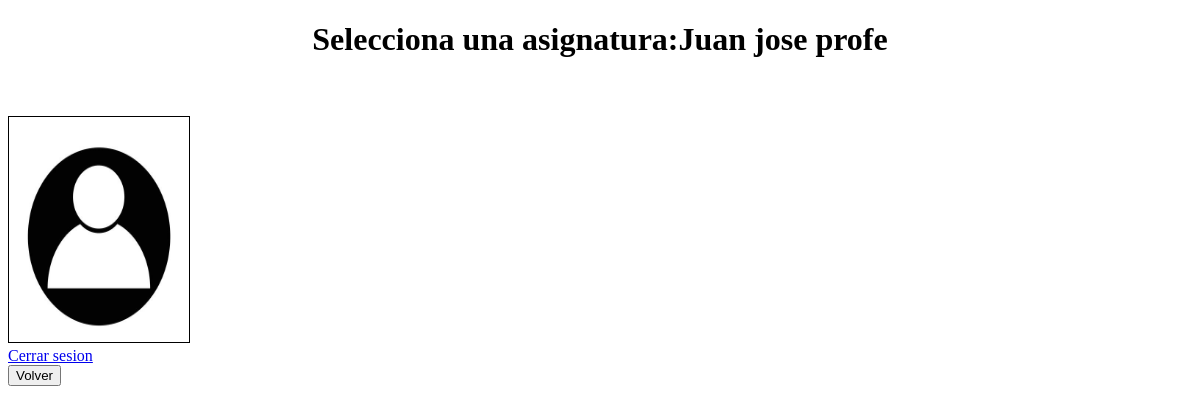
Before: /src/panelasignaturas.php (signed in) with the older database file.
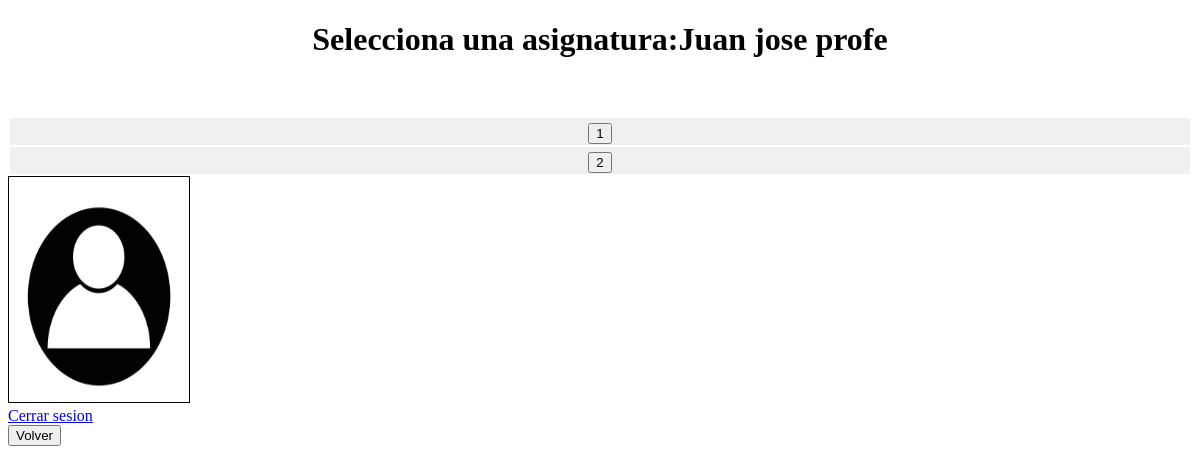
After: the same page with the newer database file.
### tables this page shows
CREATE TABLE IF NOT EXISTS `asignatura` (
  `IDASIG` int(20) NOT NULL AUTO_INCREMENT,
  `NOMBRE` varchar(30) NOT NULL,
  `CURSOASIG` int(20) NOT NULL,
  `GRADO` varchar(30) NOT NULL,
  PRIMARY KEY (`IDASIG`)
);

### src/panelasignaturas.php (the view, shortened to what this page needs)
<?php
    $nombresesion = $_SESSION['nombre'];
    $apellsesion = $_SESSION['apellidos'];
    $fotosesion = $_SESSION['foto'];
 ?>
<!DOCTYPE html>
<html>
<head>
    <link href="../templates/panelprofesor.css" rel="stylesheet" type="text/css">
</head>
<body>
    <h1 style="column-span: all; text-align: center">Selecciona una asignatura:<?php echo $nombresesion." ".$apellsesion ?></h1>
    <br></br>
    <?php
        $conexionasignaturas = mysqli_connect('localhost','root', '777303', 'universidad');
        $consulta = mysqli_query($conexionasignaturas, "SELECT * FROM asignatura");
        $Nfilas = mysqli_num_rows($consulta);
        echo "
            <form method=POST enctype=multipart/form-data action=GestPreguntas.php>
                <table style=text-align: left > ";
        for($i= 0 ; $i < $Nfilas ; $i++){
            $fila = mysqli_fetch_array($consulta);
                 echo"
                <tr><td width:100px align: left><input type=\"submit\" name=asignatura value=".$fila['IDASIG']."  placeholder= ".$fila['NOMBRE']." ></td></tr> ";
        }
        echo"
            </form>
            </table>
                    <tr>
                        <th>
                        <img src=\"../imgs/".$fotosesion." \" width=\"180px\" height=\"225px\" style=\"border: 1px solid;text-align: right;
                            color: black;\" ><br>
                            <a type=button href=cerrarsesion.php >Cerrar sesion</a>
                        </th>
                    </tr>
        ";
    ?>
        <form action=./panelprofesor.php >
        <input type=submit value= Volver />
        </form>
</body>
</html>

Changed rows visible on the page:
added asignatura: asignatura "1"
added asignatura: asignatura "2"
